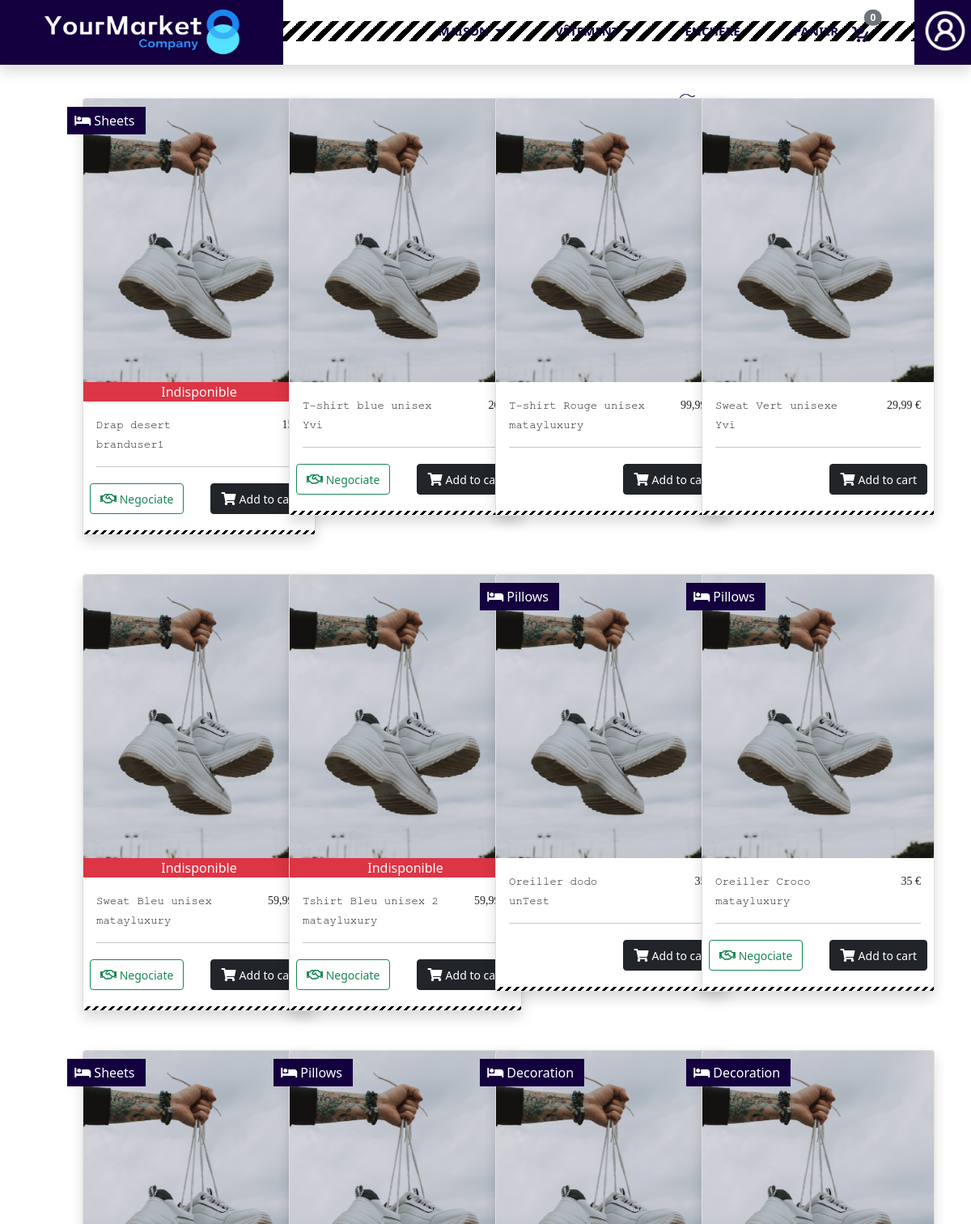
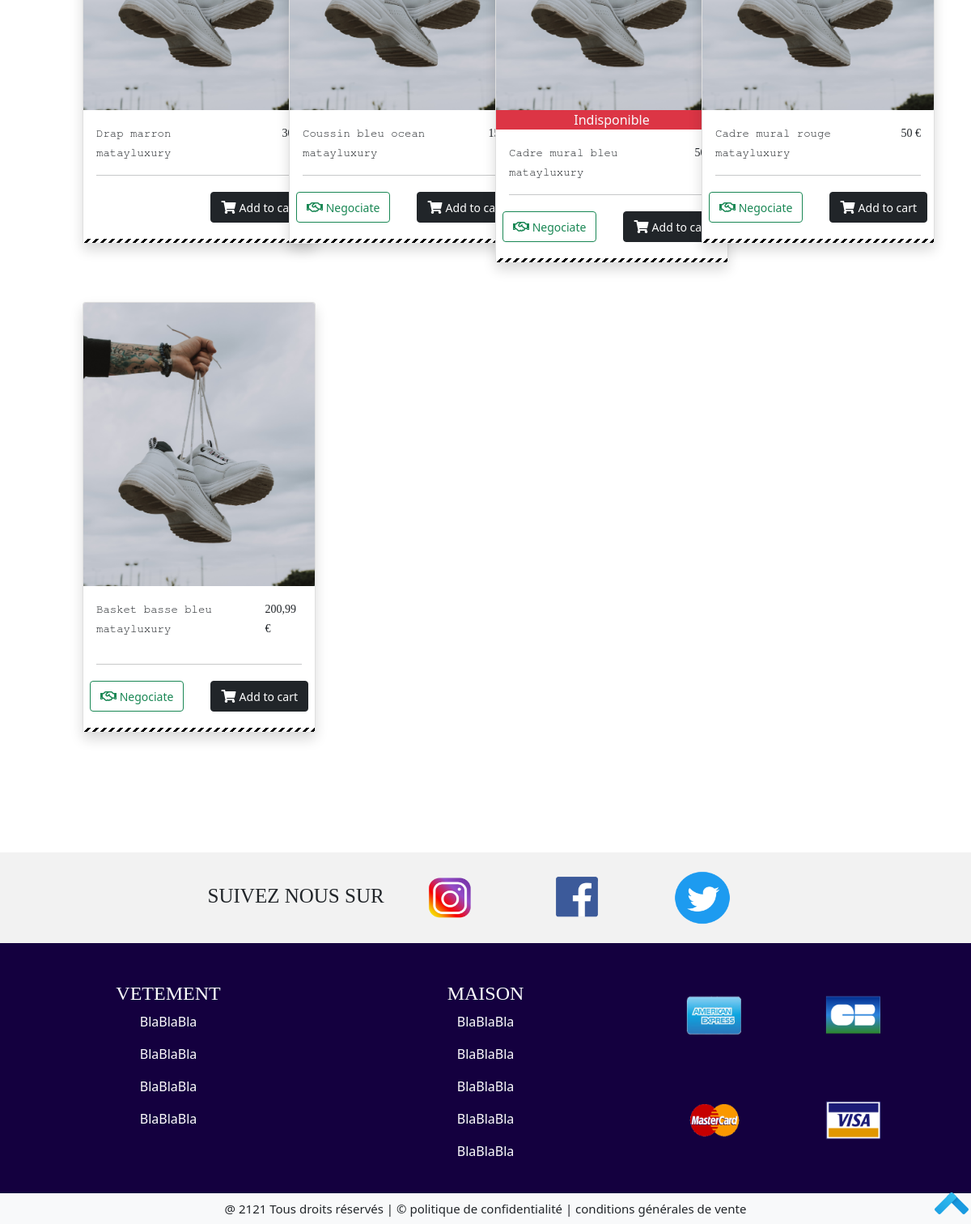
The app's page /Front/Acheteur/tous-nos-produits.php (signed in) with its own data (2 pictures, top to bottom).
### tables this page shows
CREATE TABLE IF NOT EXISTS `item` (
  `id_item` int(11) NOT NULL AUTO_INCREMENT,
  `id_seller` int(11) NOT NULL,
  `price` varchar(15) NOT NULL,
  `name` varchar(20) NOT NULL,
  `category` varchar(255) NOT NULL,
  `subcategory` varchar(255) NOT NULL,
  `quantity` varchar(15) NOT NULL,
  `description` text NOT NULL,
  `photo` varchar(255) NOT NULL,
  `is_bidding` tinyint(4) NOT NULL DEFAULT '0',
  `is_negotiated` tinyint(4) NOT NULL DEFAULT '0',
  `is_buying` tinyint(4) NOT NULL DEFAULT '0',
  PRIMARY KEY (`id_item`),
  KEY `id_item` (`id_item`),
  KEY `id_seller` (`id_seller`)
);

CREATE TABLE IF NOT EXISTS `seller` (
  `id_seller` int(11) NOT NULL AUTO_INCREMENT,
  `brand` varchar(30) NOT NULL,
  `profil_picture` varchar(255) NOT NULL,
  `background` varchar(255) NOT NULL,
  `phone` varchar(255) NOT NULL,
  `email` varchar(255) NOT NULL,
  `passworde` varchar(255) NOT NULL,
  PRIMARY KEY (`id_seller`),
  KEY `id_seller` (`id_seller`)
);

### Front/Acheteur/tous-nos-produits.php (the view, shortened to what this page needs)
<?php
    require "head.php";
        include("../../Bdd/cnx.php");
        $queryCountItems = mysqli_query($con, "select count(id_item) as total from item");
        $queryAllItems = mysqli_query($con, "select name, price , brand,subcategory,category, quantity, description,photo, is_negotiated, is_bidding from item,seller where seller.id_seller=item.id_seller");
?>
<div class="vetement_general">
    <div class="deco_marque_general position-absolute position-absolute top-0 end-0">
        <p class="texte_style h4 text-uppercase position-absolute top-50 start-50 translate-middle">Tous nos produits</p>
    </div>
    <div class="class_separation" id="menuCatMaison"></div>
</div>
<div class="maison_liste_total row">
    <div class="col-1"></div>
    <div class="col-10">
        <div class="row">
        <?php
        if($row = mysqli_fetch_assoc($queryCountItems)){
            $total = $row['total'];
            for ($i=0; $i<=$total;$i++){
                if($rowAllItems = mysqli_fetch_assoc($queryAllItems)){
                    $nameItems = $rowAllItems['name'];
                    $prixItems = $rowAllItems['price'];
                    $brandItems = $rowAllItems['brand'];
                    $quantityCadre = $rowAllItems['quantity'];
                    $subcategoryItems = $rowAllItems['subcategory'];
                    $is_negotiated = $rowAllItems['is_negotiated'];
                    ?>
                    <div class="listeVendeur_un_par_un col-3 mb-5">
                        <div class="card shadow cardProduct" style="width: 18rem;" >
                            <img class="img_listeVendeur_logo card-img-top" src="../../Image/chaussure.png" alt="oreiller">
                            <?php  if($quantityCadre == 0 ){?>
                                <div class="bg-danger text-light w-100 text-center">Indisponible</div>
                                <?php }?>
                            <div class="card-body">
                                <div class="row">
                                    <div class="col-md-9">
                                    <div class="detail_style_titre detail_style"><small><?php echo $nameItems ?></small></div>
                                <div class="detail_style_marque detail_style"><small><?php echo $brandItems ?></small></div>
                                    </div>
                                    <div class="col-md-3">
                                        <p href="#" class="detail_style_prix texte_style f_right"><small><?php echo $prixItems ?> €</small> </p>
                                    </div>
                                </div>
                                <hr>
                                <div class="row">
                                    <div class="col-6 p-1 m-0">
                                        <?php if($is_negotiated == 1){ ?>
                                            <button type="button" class="btn btn-outline-success" data-bs-toggle="modal" data-bs-target="#nego_prix_maison"> <i class="far fa-handshake"></i><small> Negociate</small></button>
                                        <?php } ?>
                                    </div>
                                    <div class="col-6  p-1 m-0">
                                        <button type="button" class="btn btn-dark f_right"> <i class="fas fa-shopping-cart"></i>    <small>Add to cart </small></button>
                                    </div>
                            </div>
                                <?php  if($subcategoryItems == 'drap' ){?>
                                    <div class="card-badge bg_blue2  pl-5"> &nbsp;<i class="fas fa-bed"></i> Sheets &nbsp;</div>
                                <?php }?>
                                <?php  if($subcategoryItems == 'oreiller' ){?>
                                    <div class="card-badge bg_blue2  pl-5"> &nbsp;<i class="fas fa-bed"></i> Pillows &nbsp;</div>
                                <?php }?>
                                <?php  if($subcategoryItems == 'decoration' ){?>
                                    <div class="card-badge bg_blue2  pl-5"> &nbsp;<i class="fas fa-bed"></i> Decoration &nbsp;</div>
                                <?php }?>
                            </div>
                            <div class="class_separation2 w-100"></div>
                            </div>
                        </div>
            <?php
                }
            }
        }
        ?>
        </div>
    </div>
    <div class="col-1"></div>
</div>
<?php
    include("footer.php");
?>

### Lien/yourmarket.css (style rules this page uses)
.texte_style { font-family: Impact, fantasy; }
.detail_style { font-family: FreeMono, monospace; }
.class_separation { width: 100%; height: 25px; background: linear-gradient(-45deg, black 25%, white 25%, white 50%, black 50%, black 75%, white 75%, white); background-size:20px 20px; }
.f_right { float: right!important; }
.bg_blue2 { background-color:#14003f!important; }

### Lien/categorie.css (style rules this page uses)
.deco_marque_general { margin-top: 100px!important; background-color: rgb(255, 255, 255,0.5); width: 400px; height: 90px; border-radius: 30px 0 0 30px; }
.maison_liste_total, .vetement_liste_total { margin-top: 70px!important; }
.class_separation2 { width: 250px; height: 5px; background: linear-gradient(-45deg, black 25%, white 25%, white 50%, black 50%, black 75%, white 75%, white); background-size:10px 10px; }
.cardProduct { position: relative; }
.cardProduct .card-badge { position: absolute; top:10px; left:-20px; padding:5px; color:white; transform:rotate(0deg); }

### Lien/article.css (style rules this page uses)
.img_listeVendeur_logo { width: 250px; height: 350px; }

### records on screen
item: quantity "Indisponible", name "Drap desert", id_seller.brand "branduser1", price "15…", is_negotiated 1 (drawn), subcategory "Sheets"
item: name "T-shirt blue unisex", id_seller.brand "Yvi", price "20…", is_negotiated 1 (drawn)
item: name "T-shirt Rouge unisex", id_seller.brand "matayluxury", price "99,99"
item: name "Sweat Vert unisexe", id_seller.brand "Yvi", price "29,99"
item: quantity "Indisponible", name "Sweat Bleu unisex", id_seller.brand "matayluxury", price "59,99", is_negotiated 1 (drawn)
item: quantity "Indisponible", name "Tshirt Bleu unisex 2", id_seller.brand "matayluxury", price "59,99", is_negotiated 1 (drawn)
item: name "Oreiller dodo", id_seller.brand "unTest", price "35…", subcategory "Pillows"
item: name "Oreiller Croco", id_seller.brand "matayluxury", price "35", is_negotiated 1 (drawn), subcategory "Pillows"
item: name "Drap marron", id_seller.brand "matayluxury", price "30…", subcategory "Sheets"
item: name "Coussin bleu ocean", id_seller.brand "matayluxury", price "15…", is_negotiated 1 (drawn), subcategory "Pillows"
item: quantity "Indisponible", name "Cadre mural bleu", id_seller.brand "matayluxury", price "50…", is_negotiated 1 (drawn), subcategory "Decoration"
item: name "Cadre mural rouge", id_seller.brand "matayluxury", price "50", is_negotiated 1 (drawn), subcategory "Decoration"
item: name "Basket basse bleu", id_seller.brand "matayluxury", price "200,99", is_negotiated 1 (drawn)
